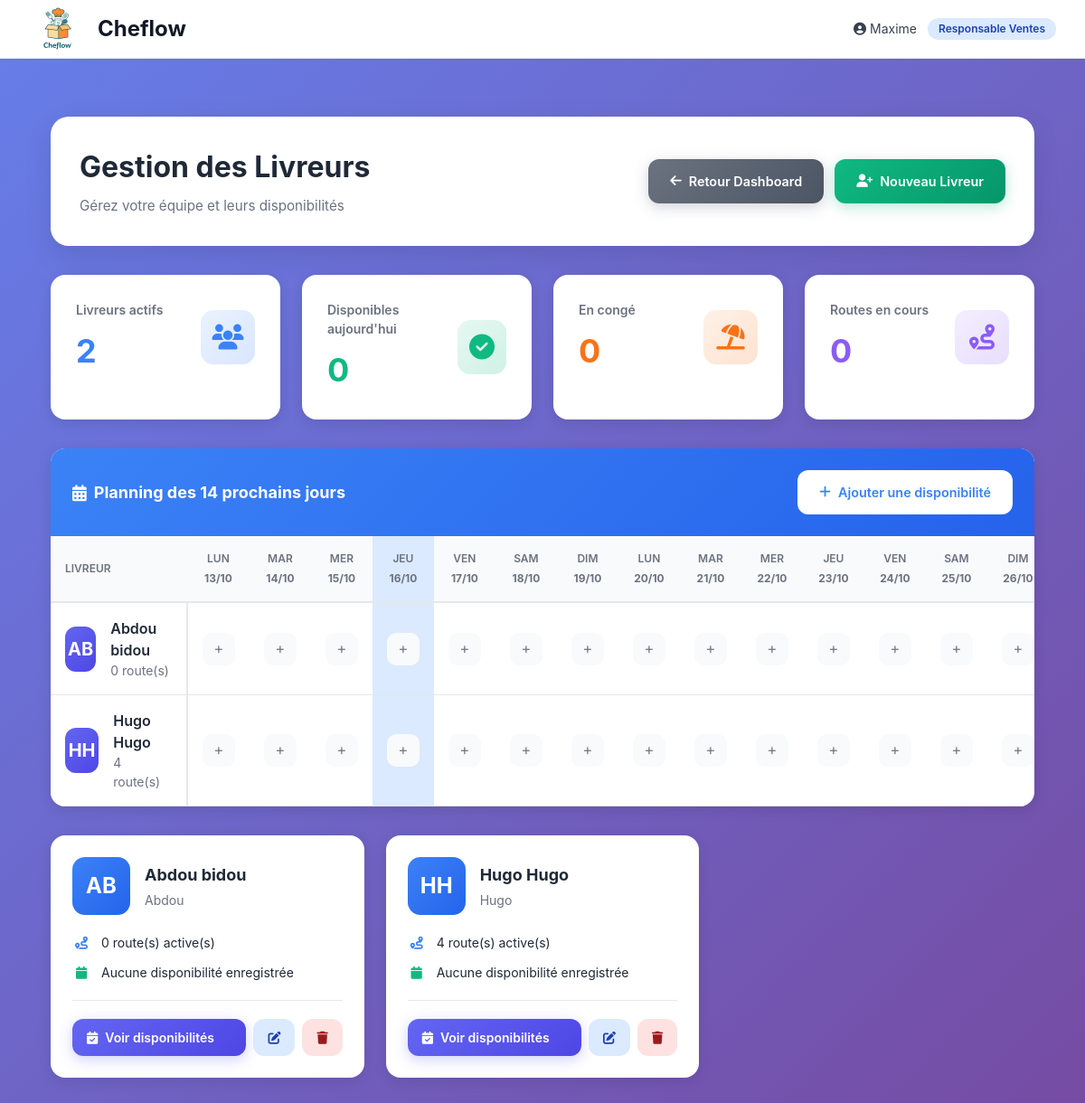
/livraison/responsable/livreurs/ (signed in), run on an earlier commit of the app's database.
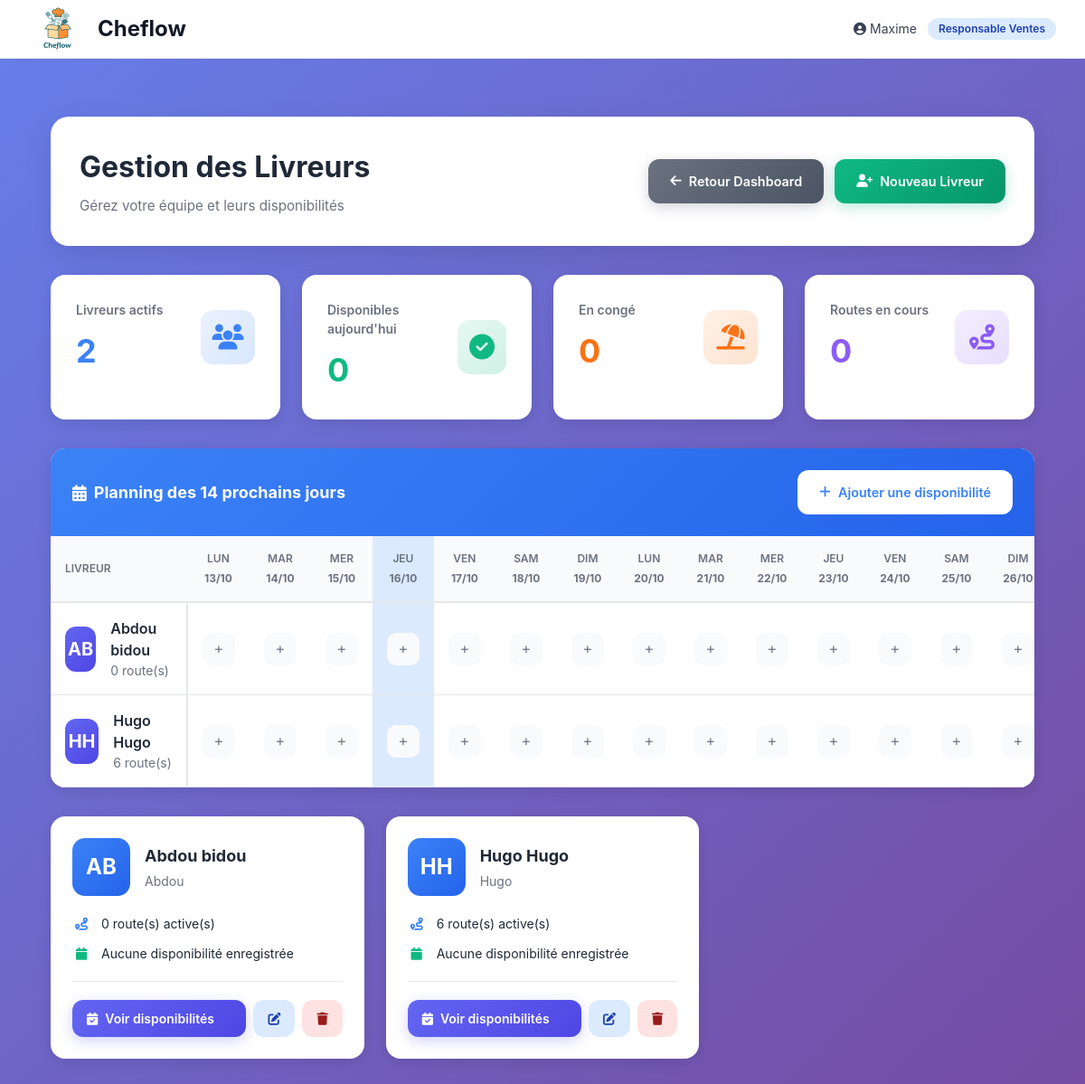
And on a later commit of the database.
### users/models.py (models this page shows, shortened)
class CustomUser(AbstractUser):
    ROLE_CHOICES = [
        ('livreur', 'Livreur'),
        ('resp_livraison', 'Responsable Livraison'),
        ('vendeur', 'Vendeur/Vendeuse'),
        ('resp_ventes', 'Responsable Ventes'),
        ('cuisinier', 'Cuisinier'),
        ('resp_dept_cuisine', 'Responsable Département Cuisine'),
        ('chef_cuisine', 'Chef Cuisine'),
        ('chef_commande', 'Chef Commande'),
        ('maitre_hotel', 'Maître d\'Hôtel'),
        ('comptable', 'Comptable'),
        ('verificateur_checklist', 'Vérificateur Checklist'),
        ('admin', 'Administrateur'),
    ]
    role = models.CharField(max_length=30, choices=ROLE_CHOICES)
    telephone = models.CharField(max_length=20, blank=True)
    photo = models.ImageField(upload_to='users/', blank=True, null=True)
    departement_cuisine = models.CharField(max_length=50, blank=True)
    class Meta:
        verbose_name = 'Utilisateur'
        verbose_name_plural = 'Utilisateurs'

### livraison/views.py (the view)
# urls.py: path('responsable/livreurs/', views.gestion_livreurs, name='gestion_livreurs'),
@login_required
def gestion_livreurs(request):
    livreurs = CustomUser.objects.filter(
        role__in=['livreur', 'resp_livraison']
    ).prefetch_related(
        Prefetch(
            'disponibilites',
            queryset=DisponibiliteLivreur.objects.filter(
                date_fin__gte=timezone.now().date()
            ).order_by('date_debut')
        )
    ).annotate(
        routes_actives=Count(
            'routes',
            filter=Q(routes__status__in=['planifiee', 'en_cours'])
        )
    ).order_by('first_name', 'last_name')
    aujourd_hui = timezone.now().date()
    debut_semaine = aujourd_hui - timedelta(days=aujourd_hui.weekday())
    jours_planning = []
    for i in range(14):
        jour = debut_semaine + timedelta(days=i)
        jours_planning.append(jour)
    routes_par_date = {}
    for jour in jours_planning:
        routes_jour = Route.objects.filter(
            date=jour
        ).select_related(
            'vehicule'
        ).prefetch_related(
            'livreurs',
            Prefetch(
                'livraisonroute_set',
                queryset=LivraisonRoute.objects.select_related('livraison').order_by('ordre')
            )
        ).order_by('periode', 'heure_depart')
        routes_par_periode = {
            'matin': [],
            'midi': [],
            'apres_midi': []
        }
        for route in routes_jour:
            nb_recuperations = route.livraisonroute_set.filter(
                livraison__est_recuperation=True
            ).count()
            route_data = {
                'id': str(route.id),
                'nom': route.nom,
                'heure_depart': route.heure_depart.strftime('%H:%M') if route.heure_depart else '',
                'status': route.status,
                'status_display': route.get_status_display(),
                'livreurs': [
                    {
                        'id': l.id,
                        'nom': l.get_full_name() or l.username,
                        'initiales': f"{l.first_name[0] if l.first_name else ''}{l.last_name[0] if l.last_name else ''}".upper()
                    }
                    for l in route.livreurs.all()
                ],
                'nb_livraisons': route.livraisonroute_set.count(),
                'nb_recuperations': nb_recuperations,
                'vehicule': f"{route.vehicule.marque} {route.vehicule.modele}" if route.vehicule else None
            }
            routes_par_periode[route.periode].append(route_data)
        routes_par_date[jour.strftime('%Y-%m-%d')] = routes_par_periode
    context = {
        'livreurs': livreurs,
        'jours_planning': jours_planning,
        'aujourd_hui': aujourd_hui,
        'routes_par_date': routes_par_date,
    }
    return render(request, 'livraison/responsable/gestion_livreurs.html', context)

### templates/livraison/responsable/gestion_livreurs.html (shortened to what the changed rows need)
{% extends 'base/base.html' %}
{% load livraison_filters %}
{% block content %}
<div class="dashboard-container" x-data="livreurManagement()" x-init="init()">
    <div class="header-section">
        <div class="header-content">
            <div class="header-title">
                <h2>Gestion des Livreurs</h2>
            </div>
        </div>
    </div>
    <div class="card-section">
        <div style="overflow-x: auto;">
            <table class="planning-table">
                <thead>
                    <tr>
                        <th class="sticky">Livreur</th>
                        {% for jour in jours_planning %}
                        <th :class="'{{ jour|date:'Y-m-d' }}' === '{{ aujourd_hui|date:'Y-m-d' }}' ? 'today' : ''">
                            <div>{{ jour|date:'D' }}</div>
                            <div style="font-weight: 700; margin-top: 0.25rem;">{{ jour|date:'d/m' }}</div>
                        </th>
                        {% endfor %}
                    </tr>
                </thead>
                <tbody>
                    {% for livreur in livreurs %}
                    <tr>
                        <td class="sticky">
                            <div style="display: flex; align-items: center; gap: 1rem;">
                                <div class="livreur-avatar">
                                    {{ livreur.first_name.0|upper }}{{ livreur.last_name.0|upper }}
                                </div>
                                <div style="text-align: left;">
                                    <div style="font-weight: 600; color: var(--text-dark);">
                                        {{ livreur.get_full_name }}
                                    </div>
                                    <div style="font-size: 0.875rem; color: var(--text-light);">
                                        {{ livreur.routes_actives }} route(s)
                                    </div>
                                </div>
                            </div>
                        </td>
                        {% for jour in jours_planning %}
<td :class="'{{ jour|date:'Y-m-d' }}' === '{{ aujourd_hui|date:'Y-m-d' }}' ? 'today' : ''">
    {% with livreur_id=livreur.id jour_str=jour|date:'Y-m-d' %}
    <div x-data="{
        get dispo() {
            return disponibilitesMap['{{ livreur_id }}-{{ jour_str }}'] || null;
        },
        get hasHeure() {
            const d = this.dispo;
            return d && d.heure_debut_shift && d.heure_debut_shift !== null && d.heure_debut_shift !== '';
        }
    }">
        <div x-show="!dispo"
             class="dispo-badge empty"
             @click="ajouterDispoRapide({{ livreur.id }}, '{{ livreur.get_full_name|escapejs }}', '{{ jour_str }}')"
             title="Ajouter une disponibilité">
            <i class="fas fa-plus" style="font-size: 0.625rem;"></i>
        </div>
    </div>
    {% endwith %}
</td>
{% endfor %}
                    </tr>
                    {% endfor %}
                </tbody>
            </table>
        </div>
    </div>
    <div class="livreur-cards-grid">
        {% for livreur in livreurs %}
        <div class="livreur-card">
            <div class="livreur-card-header">
                <div class="livreur-card-avatar">
                    {{ livreur.first_name.0|upper }}{{ livreur.last_name.0|upper }}
                </div>
                <div class="livreur-card-info">
                    <h4>{{ livreur.get_full_name }}</h4>
                    <p>{{ livreur.username }}</p>
                </div>
            </div>
            <div class="livreur-card-details">
                <div class="livreur-detail-item">
                    <div class="livreur-detail-icon">
                        <i class="fas fa-route" style="color: #3b82f6;"></i>
                    </div>
                    <span>{{ livreur.routes_actives }} route(s) active(s)</span>
                </div>
                <div class="livreur-detail-item">
                    <div class="livreur-detail-icon">
                        <i class="fas fa-calendar" style="color: #10b981;"></i>
                    </div>
                    <span>
                        {% if livreur.disponibilites.all %}
                            {{ livreur.disponibilites.all|length }} période(s) planifiée(s)
                        {% else %}
                            Aucune disponibilité enregistrée
                        {% endif %}
                    </span>
                </div>
            </div>
            <div class="livreur-card-actions">
                <button @click="ouvrirToutesDispos({{ livreur.id }}, '{{ livreur.get_full_name|escapejs }}')"
                        class="btn btn-primary btn-sm" style="flex: 1;">
                    <i class="fas fa-calendar-check"></i>
                    Voir disponibilités
                </button>
                <button @click="editerLivreur({{ livreur.id }})"
                        class="btn btn-edit btn-sm">
                    <i class="fas fa-edit"></i>
                </button>
                <button @click="supprimerLivreur({{ livreur.id }}, '{{ livreur.get_full_name|escapejs }}')"
                        class="btn btn-delete btn-sm">
                    <i class="fas fa-trash"></i>
                </button>
            </div>
        </div>
        {% endfor %}
    </div>
</div>
{% endblock %}

What changed in the data, as far as the page shows it:
changed CustomUser "Hugo Hugo": routes_actives "4" → "6"
